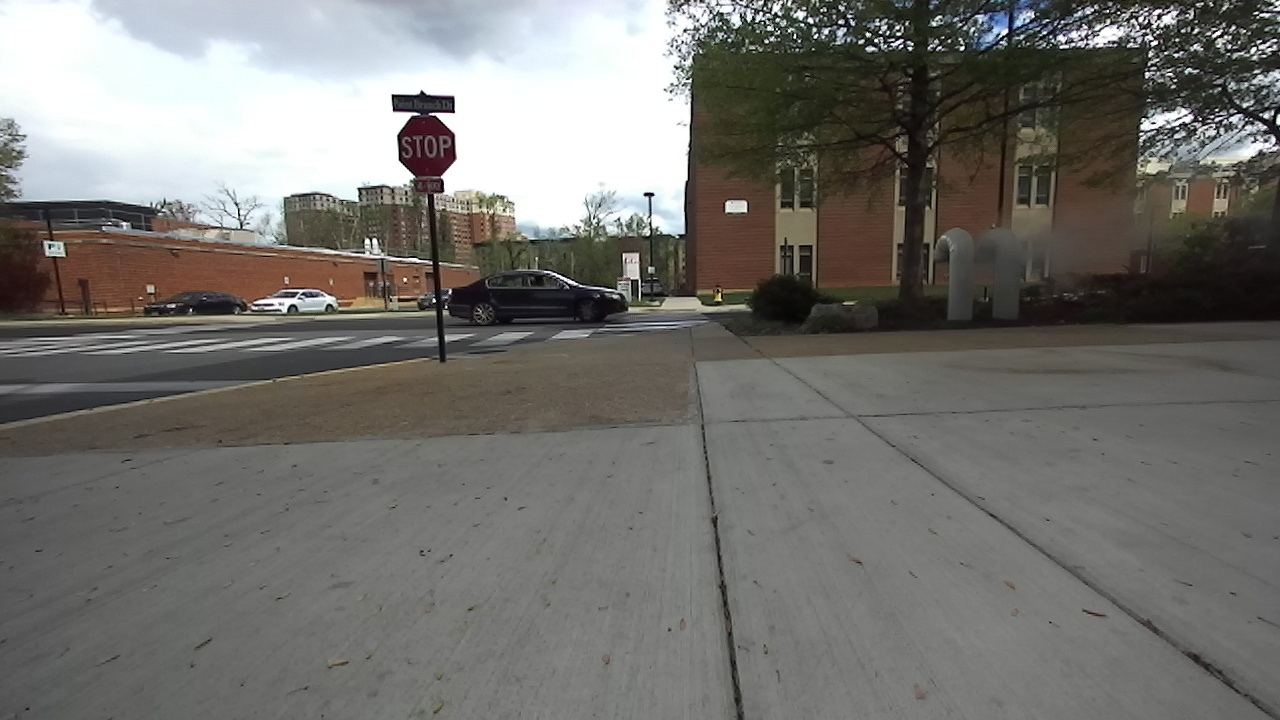
#> input picture src_imgs/stop.jpg, 1280 x 720 px
$ python corner_hough.py
#> lines starting #> are read from the running program, lines starting #| are printed output that depends on the picture; after the words box and inside, x2 and y2 are one past the last pixel; in counts of white or black regions, pixels touching at a corner belong together
'''
Author: Mudit Singal
Project: Stop Sign corner detection for camera pose estimation
University: University of Maryland, College Park
'''

# Imporing the necessary libraries
import matplotlib.pyplot as plt
import numpy as np
import math
import os
import datetime
import cv2

# Reading the path
curr_pwd = os.getcwd()
img_path = curr_pwd + "/.." + '/src_imgs/'
CASE = 0
margin_percent = 4 / 100

'''
stop  -> 397, 115, 458, 177

stop2 -> 595, 120, 655, 184

stop3 -> 494, 178, 535, 222

stop4 -> 696, 166, 726, 210
'''

img1 = cv2.imread(img_path + "stop.jpg")
#> img1 is the input picture: shape (720, 1280, 3); mean B, G, R 110.7, 114.5, 115.8
img2 = cv2.imread(img_path + "stop2.jpg")
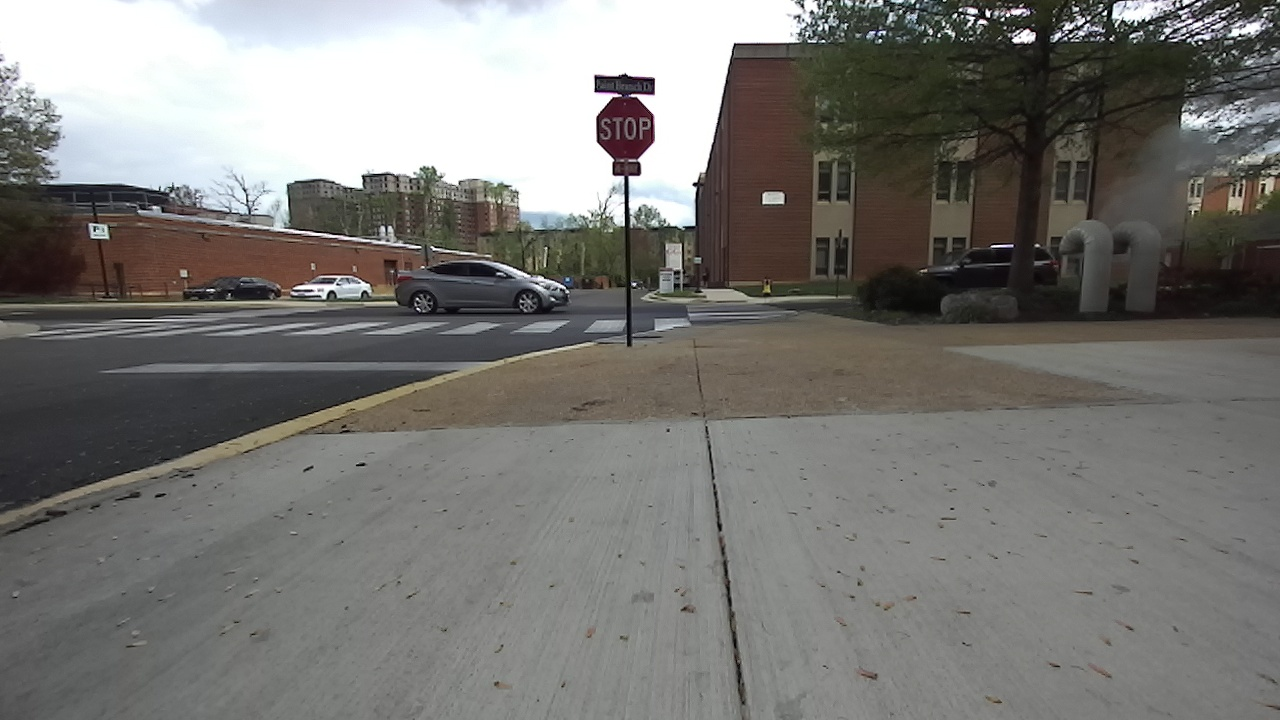
#> input picture src_imgs/stop2.jpg, 1280 x 720 px
#> img2 is the input picture: shape (720, 1280, 3); mean B, G, R 116.4, 119.6, 120.8
img3 = cv2.imread(img_path + "stop3.jpg")
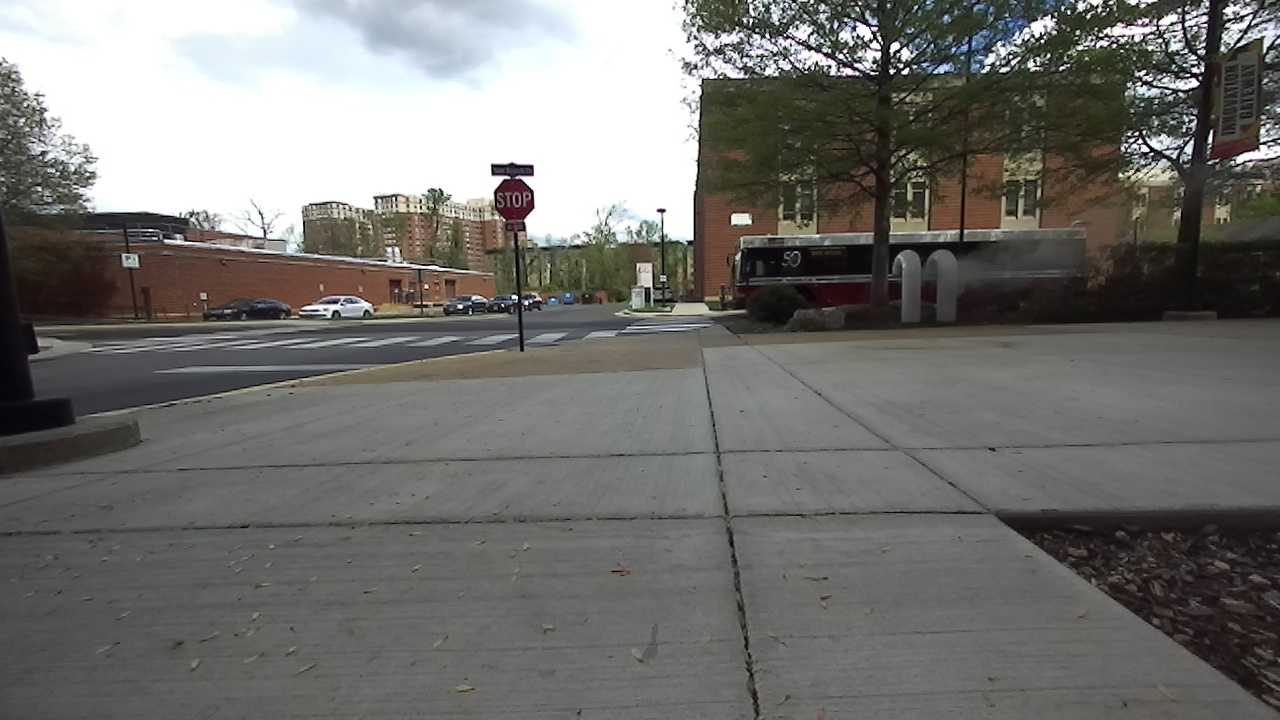
#> input picture src_imgs/stop3.jpg, 1280 x 720 px
#> img3 is the input picture: shape (720, 1280, 3); mean B, G, R 110.7, 114, 114.6
img4 = cv2.imread(img_path + "stop4.jpg")

# Considering the 4 cases of stop signs, later this will be integrated with YOLO to eliminate separate cases
if CASE == 0:
    box_tl_x = 397
    box_tl_y = 115
    box_br_x = 458
    box_br_y = 177
    img = img1

elif CASE == 1:
    box_tl_x = 596
    box_tl_y = 97
    box_br_x = 655
    box_br_y = 162
    img = img2

elif CASE == 2:
    box_tl_x = 494
    box_tl_y = 178
    box_br_x = 535
    box_br_y = 222
    img = img3

elif CASE == 3:
    box_tl_x = 696
    box_tl_y = 166
    box_br_x = 726
    box_br_y = 210
    img = img4


# Adjusted box dimensions
box_w = abs(box_br_x - box_tl_x)
box_h = abs(box_br_y - box_tl_y)
margin_x = int( box_w * margin_percent )
margin_y = int( box_h * margin_percent )


# Thresholding
hue_min1 = 0
hue_max1 = 9
hue_min2 = 166
hue_max2 = 179
sat_min = 20
sat_max = 255
val_min = 10
val_max = 255

erode_kernel = np.ones((5,5), np.uint8)
dil_kernel = np.ones((5,5), np.uint8)

low_thres1 = np.array([hue_min1, sat_min, val_min])
high_thres1 = np.array([hue_max1, sat_max, val_max])

low_thres2 = np.array([hue_min2, sat_min, val_min])
high_thres2 = np.array([hue_max2, sat_max, val_max])


curr_ts = datetime.datetime.now()
print("Current timestamp: " + str(curr_ts))


# img = cv2.imread("/home/mudit/escooter_dev/images/estop1.png")
# img = cv2.imread("/home/mudit/escooter_dev/images/estop2.png")

img_hsv = cv2.cvtColor(img, cv2.COLOR_BGR2HSV)
#> img_hsv: shape (720, 1280, 3); mean H, S, V 38.8, 29, 118.2

img_hsv[:, :, 1] = cv2.equalizeHist(img_hsv[:, :, 1])
#> img_hsv: shape (720, 1280, 3); mean H, S, V 38.8, 127.8, 118.2
img_hsv[:, :, 2] = cv2.equalizeHist(img_hsv[:, :, 2])
#> img_hsv: shape (720, 1280, 3); mean H, S, V 38.8, 127.8, 129.5

img_eq = cv2.cvtColor(img_hsv, cv2.COLOR_HSV2BGR)
print(img_eq.shape)
#| (720, 1280, 3)
cv2.imwrite("stop_eq.jpg", img_eq)

mask1 = cv2.inRange(img_hsv, low_thres1, high_thres1)
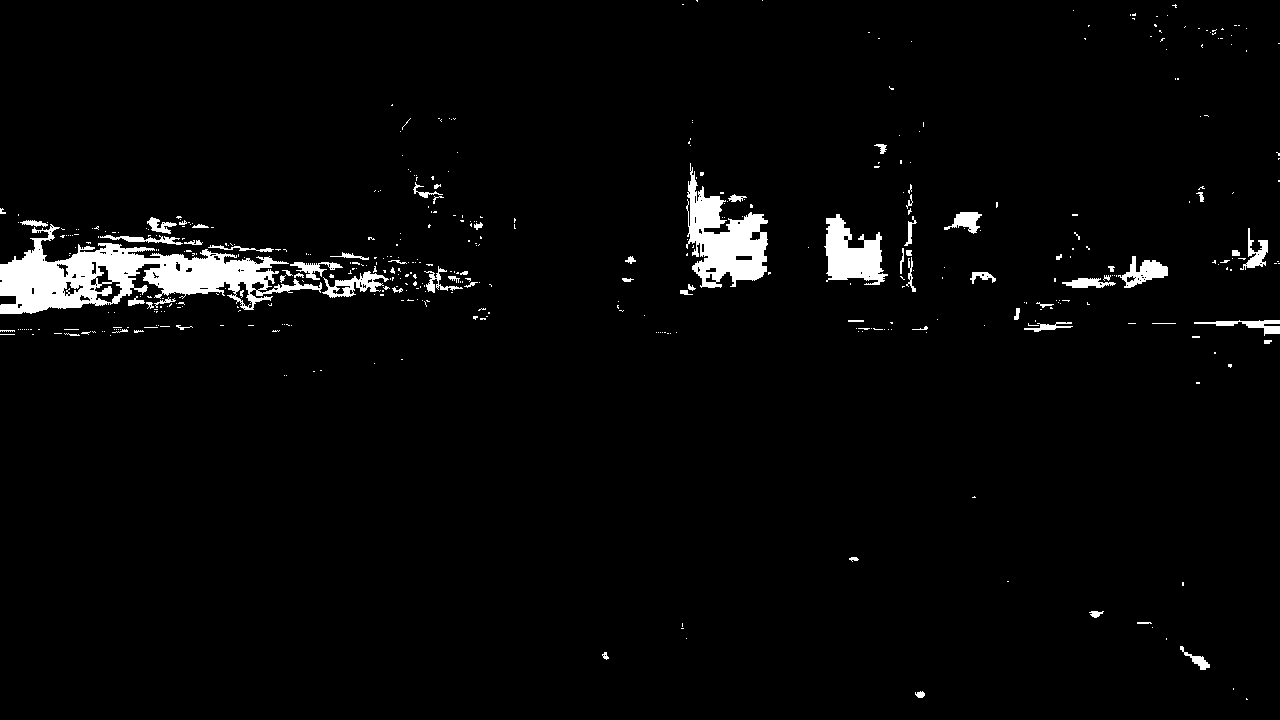
#> mask1: shape (720, 1280); 3% white; 452 white regions (383 under 20 px), largest, box (x1, y1, x2, y2) and area: (0, 224, 322, 314) 11471, (686, 163, 768, 288) 5016, (824, 214, 888, 285) 2580
mask2 = cv2.inRange(img_hsv, low_thres2, high_thres2)
#> mask2: shape (720, 1280); 0.43% white; 187 white regions (176 under 20 px), largest, box (x1, y1, x2, y2) and area: (399, 116, 459, 194) 2997, (0, 296, 16, 304) 90, (156, 303, 170, 312) 52
mask = mask1 + mask2
#> mask: shape (720, 1280); 3.4% white; 464 white regions (389 under 20 px), largest, box (x1, y1, x2, y2) and area: (0, 222, 389, 314) 12469, (686, 163, 768, 288) 5044, (399, 116, 459, 198) 3166

masked_img = cv2.bitwise_and(img_eq, img_eq, mask=mask)

masked_img[:box_tl_y - margin_y] = 0
#> masked_img: shape (720, 1280, 3); mean B, G, R 0.3, 0.9, 2.9
masked_img[box_br_y + margin_y:] = 0
#> masked_img: shape (720, 1280, 3); mean B, G, R 0.1, 0, 0.2
masked_img[:, :box_tl_x - margin_x] = 0
masked_img[:, box_br_x + margin_x:] = 0
#> masked_img: shape (720, 1280, 3); mean B, G, R 0.1, 0, 0.2


img[:box_tl_y - margin_y] = 0
#> img: shape (720, 1280, 3); 15.69% of pixels changed, all inside (x1, y1, x2, y2) = (0, 0, 1280, 113)
img[box_br_y + margin_y:] = 0
img[:, :box_tl_x - margin_x] = 0
img[:, box_br_x + margin_x:] = 0


edge_img = cv2.Canny(img_eq, 100, 200)
#> edge_img: shape (720, 1280); 8.4% white in thin lines or dots
edge_img[:box_tl_y - margin_y] = 0
edge_img[box_br_y + margin_y:] = 0
edge_img[:, :box_tl_x - margin_x] = 0
edge_img[:, box_br_x + margin_x:] = 0
#> edge_img: shape (720, 1280); 0.08% white in thin lines or dots, all inside (x1, y1, x2, y2) = (395, 113, 459, 179)


lines = cv2.HoughLines(edge_img, 1, np.pi / 180, 23, None, 0, 0)
#> lines = 32 rows, first 8: [455, 0], [191, 1.54], [176, 1.57], [414, 0.785], [-226, 2.36], [161, 1.61], [400, 0.785], [153, 1.54]

if lines is not None:
    print("Lines exist")
    for i in range(0, len(lines)):
        rho = lines[i][0][0]
        theta = lines[i][0][1]
        a = math.cos(theta)
        b = math.sin(theta)
        x0 = a * rho
        y0 = b * rho
        pt1 = (int(x0 + 1000*(-b)), int(y0 + 1000*(a)))
        pt2 = (int(x0 - 1000*(-b)), int(y0 - 1000*(a)))
        cv2.line(img_eq, pt1, pt2, (0,0,255), 1, cv2.LINE_AA)
#> this loop made 32 passes
#> (rho, theta, a, b, x0, y0, pt1, pt2) on passes 1 to 10: (455, 0, 1, 0, 455, 0, (455, 1000), (455, -1000)), (191, 1.54, 0.0349, 0.999, 6.67, 190.9, (-992, 225), (1006, 155)), (176, 1.57, -4.37e-08, 1, -7.69e-06, 176, (-1000, 175), (999, 176)), (414, 0.785, 0.707, 0.707, 292.7, 292.7, (-414, 999), (999, -414)), (-226, 2.36, -0.707, 0.707, 159.8, -159.8, (-547, -866), (866, 547)), (161, 1.61, -0.0349, 0.999, -5.62, 160.9, (-1005, 126), (993, 195)), (400, 0.785, 0.707, 0.707, 282.8, 282.8, (-424, 989), (989, -424)), (153, 1.54, 0.0349, 0.999, 5.34, 152.9, (-994, 187), (1004, 118)), (-452, 3.12, -1, 0.0175, 451.9, -7.89, (434, -1007), (469, 991)), (-395, 3.12, -1, 0.0175, 394.9, -6.89, (377, -1006), (412, 992))
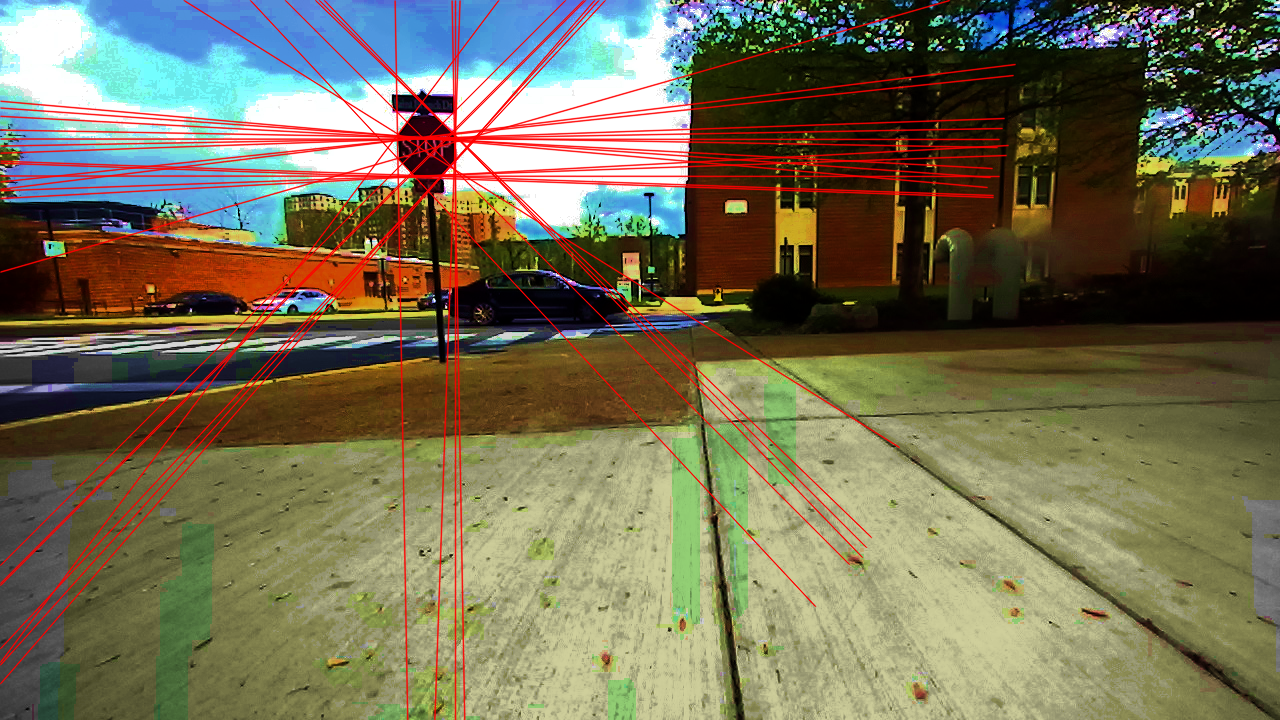
#> img_eq: shape (720, 1280, 3); mean B, G, R 85.8, 111.2, 116.8

img2 = cv2.cvtColor(img_hsv, cv2.COLOR_HSV2BGR)


cv2.imshow("Stop capture", img)
# cv2.imshow("HSV Stop capture", img_hsv)
cv2.imshow("Equalized img", img_eq)
cv2.imshow("Masked img", masked_img)
# cv2.imshow("Canny image", edge_img)

cv2.waitKey(0)
cv2.destroyAllWindows()
